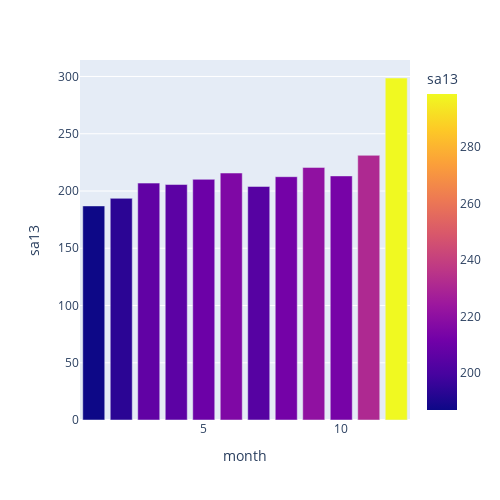

Notebook code cell kept with this figure:
### Code cell
fig = px.bar(df_2013, y='sa13', x='month',color='sa13', barmode='group', height=500,width=500)
fig

### Figure 1 — Plotly figure (JSON) as saved in the notebook; plotly's stock layout.template omitted (floating-point values rounded to 4 significant figures)
{"data": [{"alignmentgroup": "True", "hovertemplate": "month=%{x}<br>sa13=%{marker.color}<extra></extra>", "legendgroup": "", "marker": {"color": [187.0, 193.6, 206.9, 205.6, 210.2, 215.7, 204.0, 212.5, 220.6, 213.2, 231.1, 298.7], "coloraxis": "coloraxis", "pattern": {"shape": ""}}, "name": "", "offsetgroup": "", "orientation": "v", "showlegend": false, "textposition": "auto", "type": "bar", "x": [1, 2, 3, 4, 5, 6, 7, 8, 9, 10, 11, 12], "xaxis": "x", "y": [187.0, 193.6, 206.9, 205.6, 210.2, 215.7, 204.0, 212.5, 220.6, 213.2, 231.1, 298.7], "yaxis": "y"}], "layout": {"barmode": "group", "coloraxis": {"colorbar": {"title": {"text": "sa13"}}, "colorscale": [[0, "#0d0887"], [0.1111, "#46039f"], [0.2222, "#7201a8"], [0.3333, "#9c179e"], [0.4444, "#bd3786"], [0.5556, "#d8576b"], [0.6667, "#ed7953"], [0.7778, "#fb9f3a"], [0.8889, "#fdca26"], [1, "#f0f921"]]}, "height": 500, "legend": {"tracegroupgap": 0}, "margin": {"t": 60}, "width": 500, "xaxis": {"anchor": "y", "domain": [0, 1], "title": {"text": "month"}}, "yaxis": {"anchor": "x", "domain": [0, 1], "title": {"text": "sa13"}}}}
